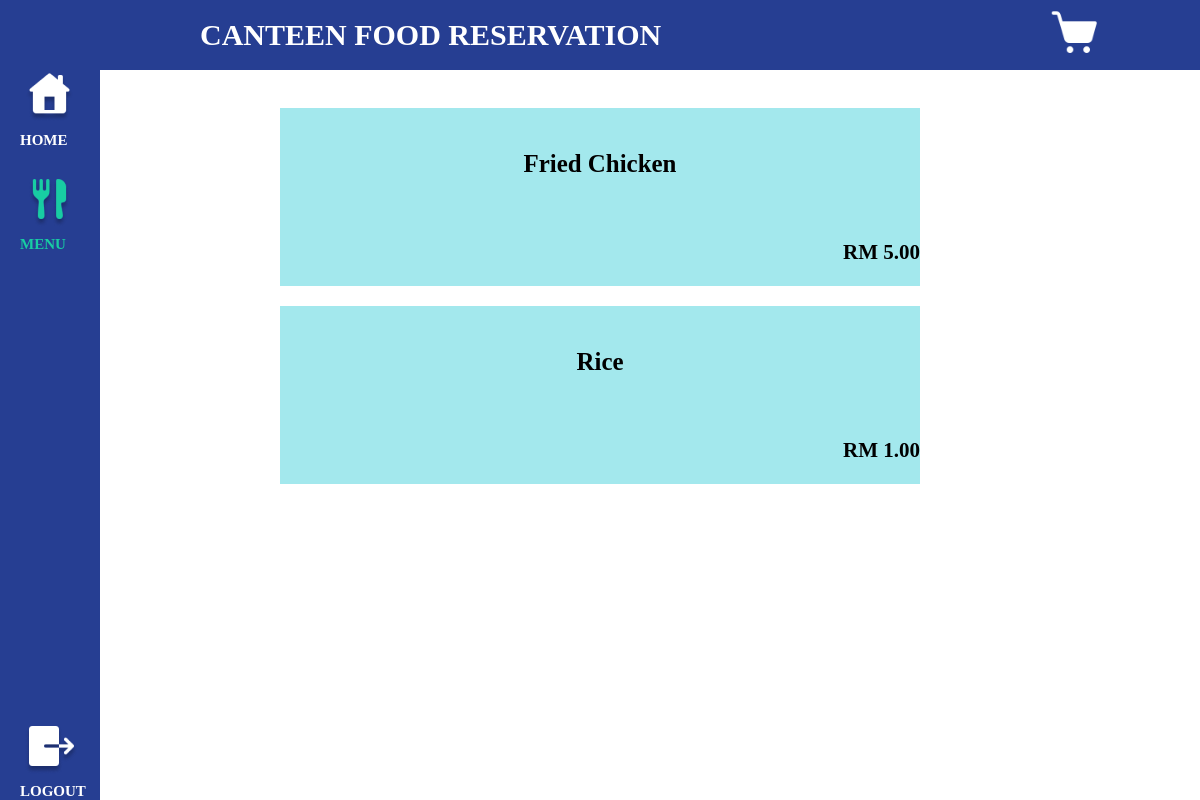
Page /user-menu/3/ (signed in) on the committed database.
### practice/models.py (models this page shows)
class FoodItem(models.Model):
    id = models.AutoField(auto_created=True, primary_key=True, serialize=False, verbose_name='ID')
    Food_Name = models.CharField('Food Name', max_length=50)
    Food_Price = models.DecimalField('Food Price',max_digits=4, decimal_places=2)
    Ingredient_List = models.TextField('Ingredient List', max_length=100)
    Food_Description = models.TextField('Food Description', max_length=200)
    Food_Availability = models.BooleanField('Food Availability', default=True)

### practice/views.py (the view)
# urls.py: path('user-menu/<int:student_id>/', views.menu, name='user-menu'),
@login_required(login_url='register')
def menu(request, student_id):
    if student_id is not None:
        current_student = get_object_or_404(Student, id=student_id)
        print(f"Current Student: {current_student}")  # Print the current student information
    else:
        current_student = None
    available_food_items = FoodItem.objects.filter(Food_Availability=True)
    return render(request, 'user-menu.html', {'fooditems': available_food_items, 'current_student': current_student})

### practice/templates/user-menu.html (shortened to what this page needs)
{% load static %}
<!DOCTYPE html>
<html>
<head>
    <link rel="stylesheet" href="{% static 'css/user-menu.css' %}">
</head>
<body>
<header>
    <h1>CANTEEN FOOD RESERVATION</h1>
    <a href="{% url 'cart' student_id=current_student.id %}"><img src="{% static 'image/cart.png' %}" alt="logo"></a>
</header>
<nav>
    <a href="{% url 'user-profile' %}" class="home"><img src="{% static 'image/Home Page.png' %}">HOME</a>
    <a href="{% url 'user-menu' student_id=current_student.id %}" class ="menu"><img src="{% static 'image/Menu Selected.png' %}">MENU</a>
    <a href="{% url 'logout' %}" class="logout" id="logout"><img src="{% static 'image/Logout.png' %}">LOGOUT</a>
</nav>
<main>
    {% for fooditem in fooditems %}
    <div id="menuDiv">
        <div id="blueP">
            <h5><a href="{% url 'fooditem' pk=fooditem.id student_id=current_student.id %}">{{ fooditem.Food_Name }}</a></h5>
        </div>
        <div id="bluePrice">
        <p>RM {{ fooditem.Food_Price }}</p>
        </div>
    </div>
    {% endfor %}
</main>
</body>
</html>

### practice/static/css/user-menu.css (style rules this page uses)
nav { width: 100px; height: 100vh; top:0; left:0; position: fixed; float: left; background: #263E92; order: 1; }
header { width: 100%; height: 70px; background: #263E92; position: fixed; top: 0; left: 0; display: flex; align-items: center; justify-content: space-between; z-index: 3; margin:0; transform:none; }
main { position : static; margin :0; transform: none; padding-top: 80px; }
body { display: flex; flex-direction: column; align-items: center; }
h1 { color: #FFF; text-align: left; position: relative; font-family: Quicksand; font-size: 30px; font-style: normal; font-weight: 500; line-height: normal; text-transform: uppercase; font-weight: bold; margin-left: 200px; }
header img { height: 50px; width: 50px; margin-right: 100px; }
nav { display: flex; flex-direction: column; }
.logout { margin-top: auto; text-decoration: none; margin-left: 20px; color: #FFF; font-family: Quicksand; font-size: 15px; font-style: normal; font-weight: 500; line-height: normal; text-transform: uppercase; font-weight: bold; }
.home { text-decoration: none; margin-top: 70px; margin-left: 20px; color: #FFF; font-family: Quicksand; font-size: 15px; font-style: normal; font-weight: 500; line-height: normal; text-transform: uppercase; font-weight: bold; }
.menu { text-decoration: none; margin-top: 25px; margin-left: 20px; color: #18CDA3; font-family: Quicksand; font-size: 15px; font-style: normal; font-weight: 500; line-height: normal; text-transform: uppercase; font-weight: bold; }
#blueP { display: flex; text-align: center; justify-content: center; align-items: center; background-color: #A3E8ED; width: 80vh; height: 70%; font-family: Quicksand; font-size: 30px; font-style: normal; font-weight: 500; margin-top: 20px; }
#bluePrice { display: flex; text-align: center; justify-content: right; align-items: center; background-color: #A3E8ED; width: 80vh; font-family: Quicksand; font-size: 20px; font-style: normal; font-weight: 500; }
a { color: #000; text-decoration: none; }
p { font-family: Quicksand; font-size: 21px; font-style: normal; font-weight: bolder; }

### rows in the picture
FoodItem: Food_Name "Fried Chicken", Food_Price "5.00"
FoodItem: Food_Name "Rice", Food_Price "1.00"
